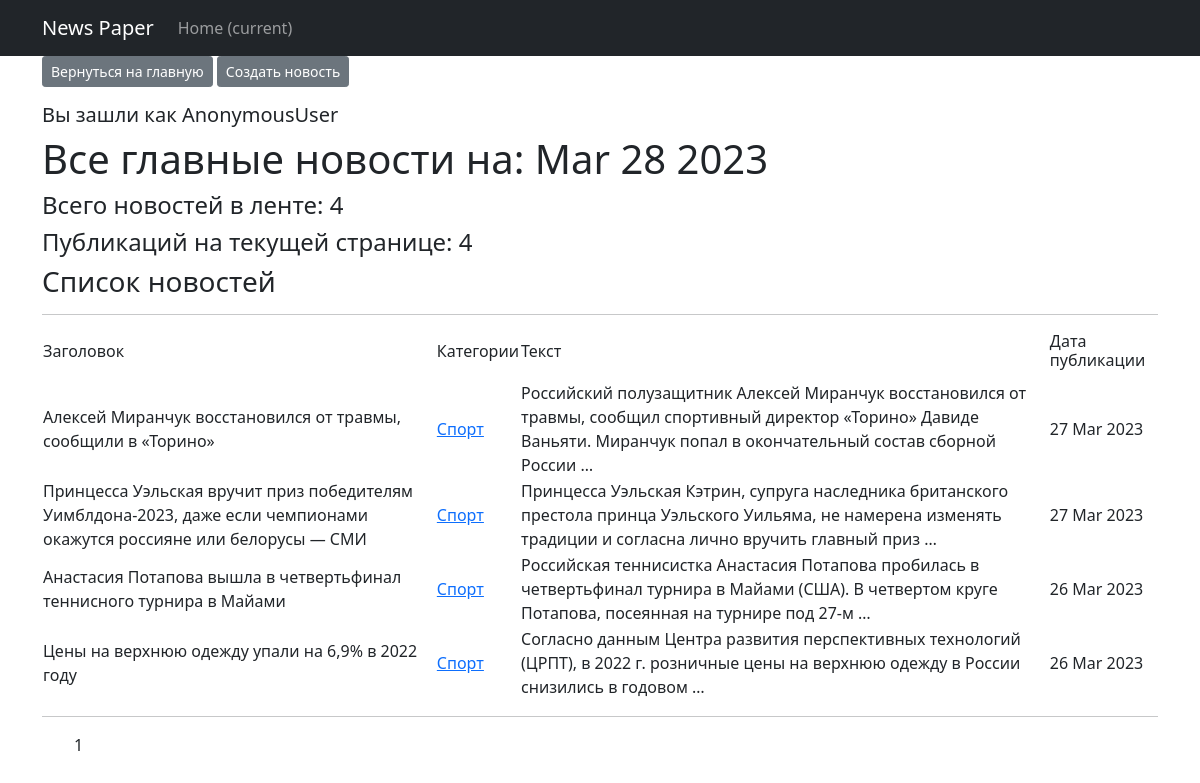
Before: /posts/news/ with the older database file.
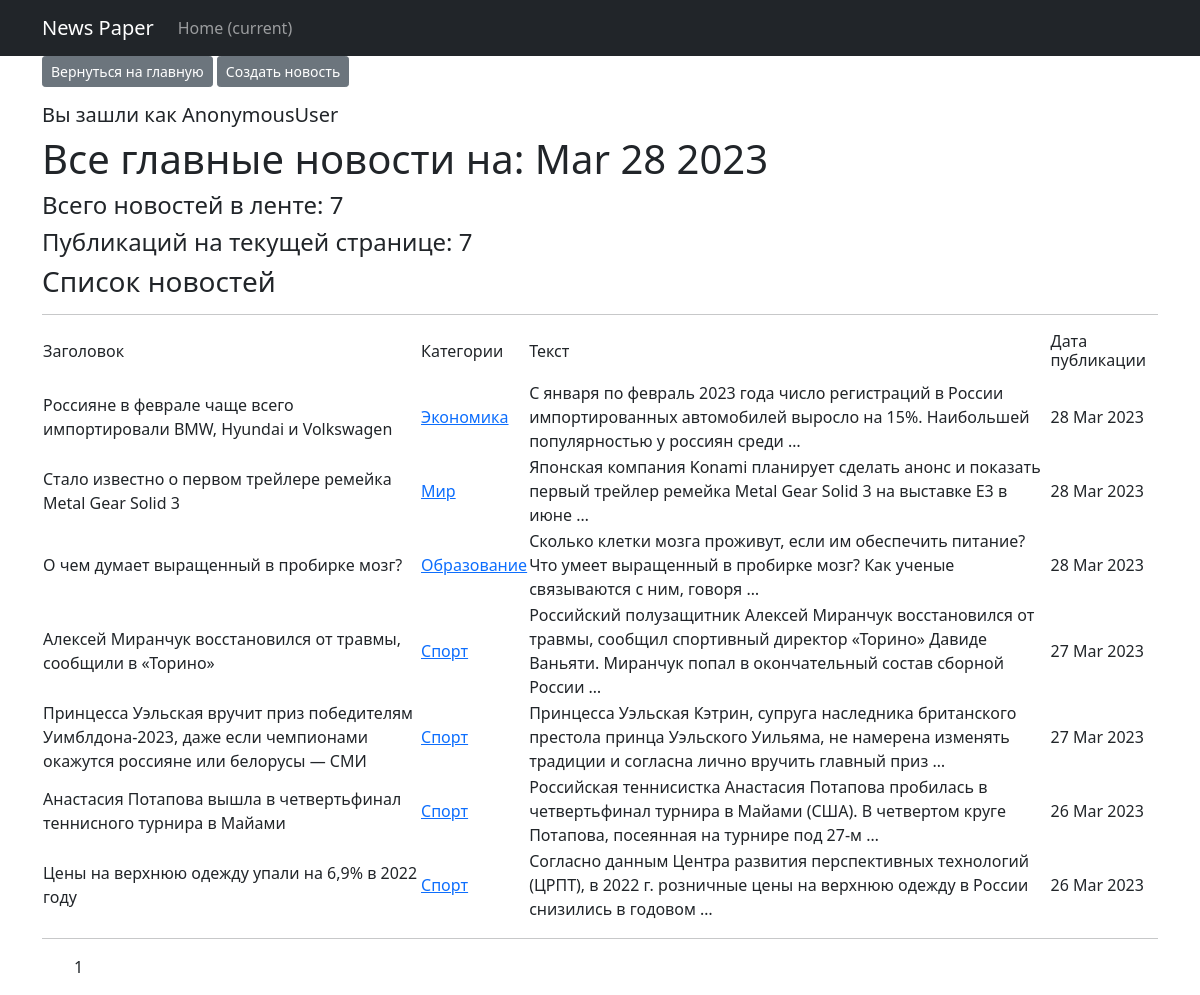
After: the same page with the newer database file.
### news/models.py (models this page shows, shortened)
class Post(models.Model):
    objects = None
    list_type = [(news, 'Новости'), (article, 'Статья')]
    author = models.ForeignKey(Author, on_delete=models.CASCADE)
    post_type = models.CharField(max_length=2, choices=list_type)
    time_create = models.DateTimeField(auto_now_add=True)
    category = models.ManyToManyField(Category, through='PostCategory')
    title = models.CharField(max_length=250)
    text_post = models.TextField()
    rating = models.FloatField(default=0.0)

class Category(models.Model):
    name = models.CharField(max_length=255, unique=True)
    subscribers = models.ManyToManyField(User, blank=True, related_name='categories')
    def __str__(self):
        return f"{self.name}"

### news/views.py (the view, shortened to what this page needs)
# urls.py: path('news/', NewsList.as_view(), name='news_list'),
class NewsList(ListView):
    model = Post
    queryset = Post.objects.filter(post_type='ns')
    ordering = '-time_create'
    template_name = 'news.html'
    context_object_name = 'news'
    paginate_by = 10  # вот так мы можем указать количество записей на странице
    def get_context_data(self, *args, **kwargs):
        context = super().get_context_data(*args, **kwargs)
        context['time_now'] = datetime.utcnow()
        return context

### news/templatetags/custom_filters.py (called while the page is built)
@register.filter
@stringfilter
def censor(value):
    for i in range(len(bad_words)):
        num_index = value.lower().find(bad_words[i])
        if num_index > 0:
            value = value.replace(bad_words[i][1:], "*" * (len(bad_words[i]) - 1))
    return value

### news/templates/news.html (shortened to what this page needs)
{% extends 'flatpages/default.html' %}
{% load custom_filters %}
{% block content %}
   <p class="text-left"><a href=".."  class="btn btn-secondary btn-sm">Вернуться на главную</a>
       <a href="create/"  class="btn btn-secondary btn-sm">Создать новость</a>
   <h5>Вы зашли как {{request.user}}</h5>
   <h1>Все главные новости на: {{ time_now|date:'M d Y' }}</h1>
   <h4>Всего новостей в ленте: {{ page_obj.paginator.count }} </h4>
   <h4>Публикаций на текущей странице: {{ news|length}}</h4>
   <h3>Список новостей </h3>
   </p>
<hr>
   {% if news %}
<table>
    <tr>
       <td><h6>Заголовок</h6></td>
       <td><h6>Категории</h6></td>
       <td><h6>Текст</h6></td>
       <td><h6>Дата публикации</h6></td>
   </tr>
    {% for post in news %}
    <tr>
           <td>{{ post.title|censor }}</td>
           <td>
                   {% for category in post.category.all %}
                    <a href="{% url 'category_list' category.id %}">{{ category }}</a>
                   {% endfor %}
           </td>
           <td>{{ post.text_post|censor|truncatewords:20 }}</td>
           <td>{{ post.time_create|date:'d M Y' }}</td>
    </tr>
    {% endfor %}
</table>
     <hr>
{% else %}
       <h2>Новостей нет!</h2>
   {% endif %}
    <ul text-align = "start ">
   {{ page_obj.number }}
   </ul>
{% endblock content %}

Changed rows visible on the page:
added Post: title|censor "Россияне в феврале чаще всего импортировали BMW, Hyundai и Volkswagen", text_post|censor "С января по февраль 2023 года число регистраций в России импортированных автомобилей выросло на 15%. Наибольшей популярностью у россиян среди …", time_create "28 Mar 2023"
now on this page (row unchanged): Category: name "Экономика", shown under "Россияне в феврале чаще всего импортировали BMW, Hyundai и Volkswagen"
added Post: title|censor "Стало известно о первом трейлере ремейка Metal Gear Solid 3", text_post|censor "Японская компания Konami планирует сделать анонс и показать первый трейлер ремейка Metal Gear Solid 3 на выставке E3 в июне …", time_create "28 Mar 2023"
now on this page (row unchanged): Category: name "Мир", shown under "Стало известно о первом трейлере ремейка Metal Gear Solid 3"
added Post: title|censor "О чем думает выращенный в пробирке мозг?", text_post|censor "Сколько клетки мозга проживут, если им обеспечить питание? Что умеет выращенный в пробирке мозг? Как ученые связываются с ним, говоря …", time_create "28 Mar 2023"
now on this page (row unchanged): Category: name "Образование", shown under "О чем думает выращенный в пробирке мозг?"
Other visible differences:
{{ page_obj.paginator.count }}: "4" → "7"
{{ news|length }}: "4" → "7"
